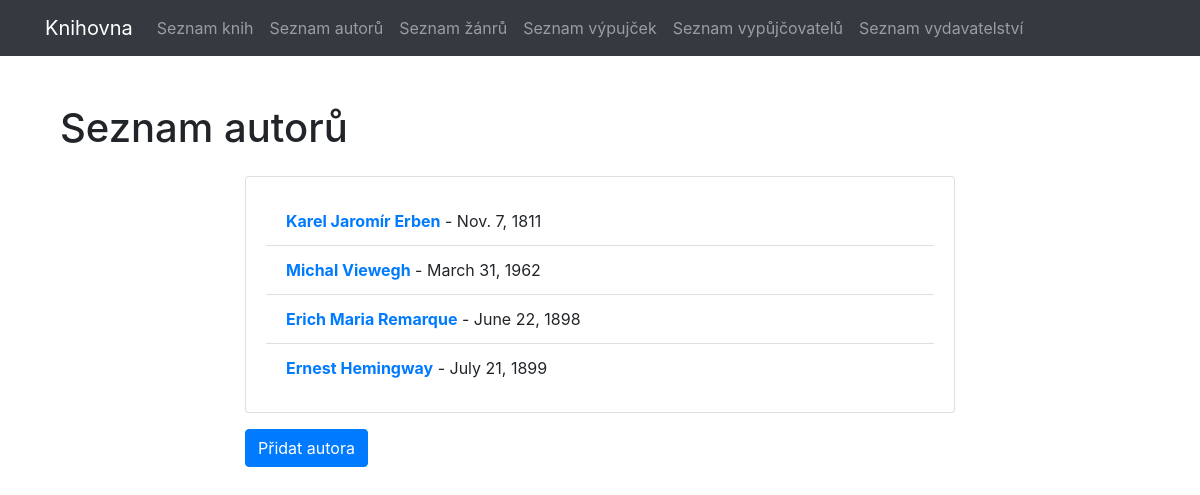
Screenshot of /authors/ with the database file from the repository.
### library/models.py (models this page shows, shortened)
class Author(models.Model):
    name = models.CharField(max_length=50)
    birth_date = models.DateField()

### library/views.py (the view)
# urls.py: path('authors/', author_list, name='author_list'),
def author_list(request):
    authors = Author.objects.all()
    return render(request, 'author_list.html', {'authors': authors})

### library/templates/author_list.html (shortened to what this page needs)
{% extends 'base.html' %}
{% block content %}
    <div class="container">
        <h1 class="mt-5 mb-4">Seznam autorů</h1>
        <div class="row">
            <div class="col-md-8 offset-md-2">
                <div class="card">
                    <div class="card-body">
                        <ul class="list-group list-group-flush">
                            {% for author in authors %}
                                <li class="list-group-item">
                                    <strong><a href="{% url 'author_detail' author.id %}">{{ author.name }}</a></strong> - {{ author.birth_date }}
                                </li>
                            {% endfor %}
                        </ul>
                    </div>
                </div>
                <a href="{% url 'author_create_view' %}" class="btn btn-primary mt-3">Přidat autora</a>
            </div>
        </div>
    </div>
{% endblock %}

### rows the page displays
Author: name "Karel Jaromír Erben", birth_date "Nov. 7, 1811"
Author: name "Michal Viewegh", birth_date "March 31, 1962"
Author: name "Erich Maria Remarque", birth_date "June 22, 1898"
Author: name "Ernest Hemingway", birth_date "July 21, 1899"
